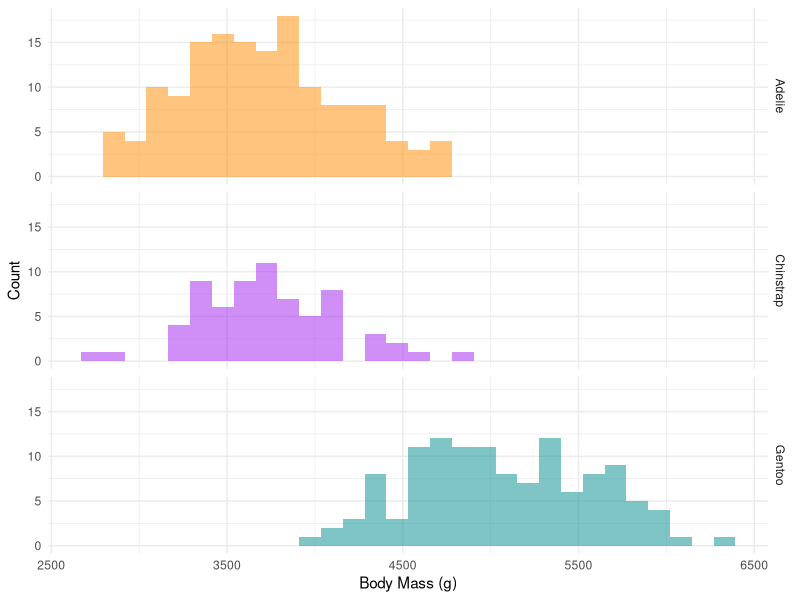
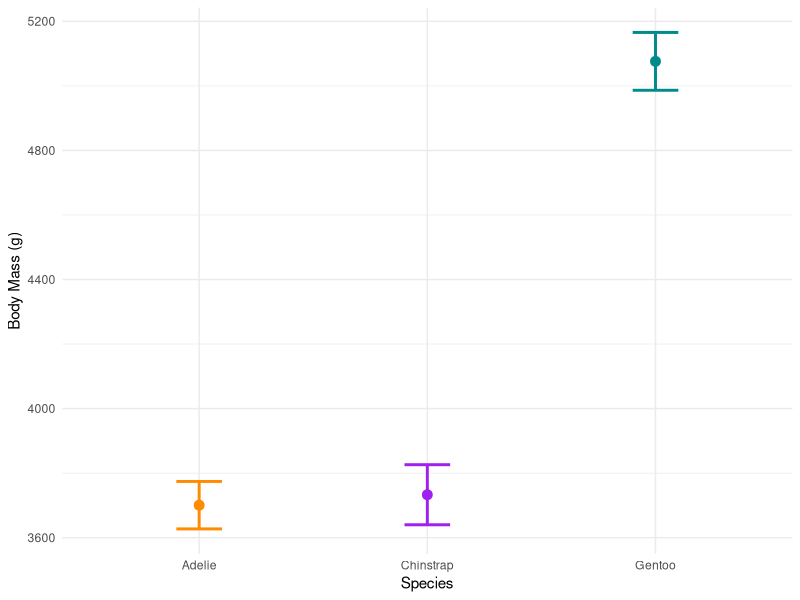

Write the R code that produced these figures, in order.
## ---- chunk 1
knitr::opts_chunk$set(message = FALSE, warning = FALSE)
## ---- chunk 2

# First-level header

## Second-level header

### Third-level header

## ---- chunk 3
library(tidyverse)
library(palmerpenguins)
library(ggfortify)

data(penguins)
## ---- chunk 4
head(penguins) # view first 6 rows of data
## ---- chunk 5
str(penguins) # view data structure
summary(penguins) # view mean, min, max etc of each variable
## ---- chunk 6
penguins %>% ggplot() +
                # Set aesthetics (x, y, fill)
                geom_histogram(aes(x = body_mass_g,
                                   fill = species),
                               alpha = 0.5) +
                # Split the graph by species
                facet_grid(rows = vars(species)) +
                # Format axis labels
                labs(x = "Body Mass (g)", y = "Count") +
                # Add colours manually
                scale_fill_manual(values = c("darkorange",
                                             "purple",
                                             "cyan4")) +
                # Set plot theme
                theme_minimal() +
                # Remove legend
                theme(legend.position = "none")

## ---- chunk 7
# Using dplyr functions
penguins_summary <- 
  penguins %>% 
     group_by(species) %>%
     summarise(count = n(),
               mean = mean(body_mass_g, na.rm = TRUE),
               ssd = sd(body_mass_g, na.rm = TRUE)) %>%
     mutate(se = ssd / sqrt(count),
            lower_ci = mean - qt(1 - (0.05 / 2), count - 1) * se,
            upper_ci = mean + qt(1 - (0.05 / 2), count - 1) * se)

# Nice table output
knitr::kable(penguins_summary)
## ---- chunk 8
penguins_summary %>% ggplot() +
                geom_point(aes(x = species, y = mean,
                               colour = species),
                           size = 3) +
                geom_errorbar(aes(x = species,
                                  ymin = lower_ci,
                                  ymax = upper_ci,
                                  colour = species),
                              width = 0.2, size = 1) +
                labs(x = "Species", y = "Body Mass (g)",) +
                scale_colour_manual(values = c("darkorange",
                                             "purple",
                                             "cyan4")) +
                theme_minimal() +
                theme(legend.position = "none")
